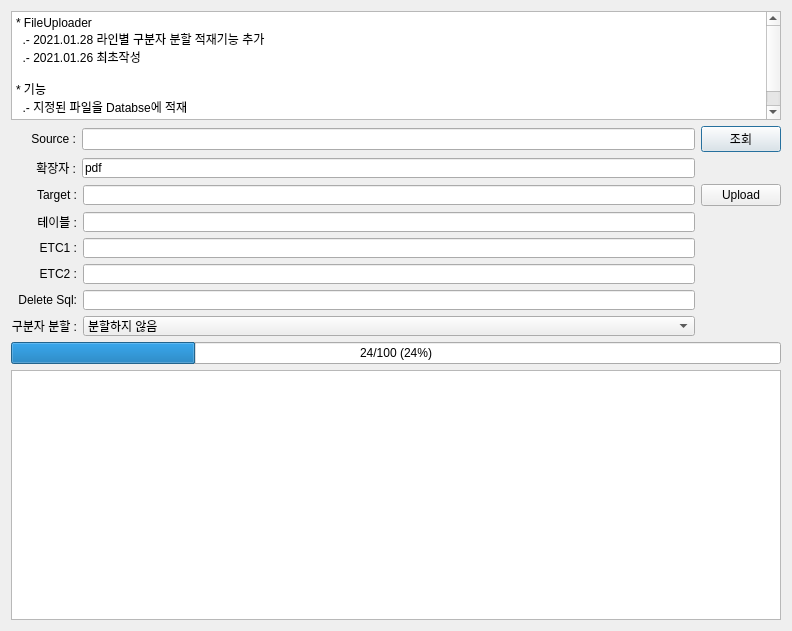
<?xml version="1.0" encoding="UTF-8"?>
<ui version="4.0">
 <class>Dialog</class>
 <widget class="QDialog" name="Dialog">
  <property name="geometry">
   <rect>
    <x>0</x>
    <y>0</y>
    <width>792</width>
    <height>631</height>
   </rect>
  </property>
  <property name="windowTitle">
   <string>Dialog</string>
  </property>
  <layout class="QVBoxLayout" name="verticalLayout">
   <item>
    <widget class="QPlainTextEdit" name="plainTextEdit">
     <property name="maximumSize">
      <size>
       <width>16777215</width>
       <height>109</height>
      </size>
     </property>
     <property name="plainText">
      <string>* FileUploader
  .- 2021.01.28 라인별 구분자 분할 적재기능 추가
  .- 2021.01.26 최초작성
  
* 기능
  .- 지정된 파일을 Databse에 적재</string>
     </property>
    </widget>
   </item>
   <item>
    <layout class="QGridLayout" name="gridLayout_2">
     <item row="1" column="0">
      <widget class="QLabel" name="label">
       <property name="text">
        <string>      Source :</string>
       </property>
       <property name="alignment">
        <set>Qt::AlignRight|Qt::AlignTrailing|Qt::AlignVCenter</set>
       </property>
      </widget>
     </item>
     <item row="1" column="1">
      <widget class="QLineEdit" name="txtSourceDir">
       <property name="minimumSize">
        <size>
         <width>0</width>
         <height>20</height>
        </size>
       </property>
      </widget>
     </item>
     <item row="2" column="1">
      <widget class="QLineEdit" name="txtExtend">
       <property name="maximumSize">
        <size>
         <width>16777215</width>
         <height>20</height>
        </size>
       </property>
       <property name="text">
        <string>pdf</string>
       </property>
      </widget>
     </item>
     <item row="2" column="0">
      <widget class="QLabel" name="label_3">
       <property name="text">
        <string>확장자 :</string>
       </property>
       <property name="alignment">
        <set>Qt::AlignRight|Qt::AlignTrailing|Qt::AlignVCenter</set>
       </property>
      </widget>
     </item>
     <item row="1" column="2">
      <widget class="QPushButton" name="btnView">
       <property name="text">
        <string>조회</string>
       </property>
      </widget>
     </item>
    </layout>
   </item>
   <item>
    <layout class="QGridLayout" name="gridLayout">
     <item row="2" column="3">
      <widget class="QLineEdit" name="txtEtc1">
       <property name="maximumSize">
        <size>
         <width>16777215</width>
         <height>20</height>
        </size>
       </property>
      </widget>
     </item>
     <item row="3" column="2">
      <widget class="QLabel" name="label_7">
       <property name="whatsThis">
        <string/>
       </property>
       <property name="text">
        <string>ETC2 :</string>
       </property>
       <property name="alignment">
        <set>Qt::AlignRight|Qt::AlignTrailing|Qt::AlignVCenter</set>
       </property>
      </widget>
     </item>
     <item row="1" column="2">
      <widget class="QLabel" name="label_4">
       <property name="text">
        <string>테이블 :</string>
       </property>
       <property name="alignment">
        <set>Qt::AlignRight|Qt::AlignTrailing|Qt::AlignVCenter</set>
       </property>
      </widget>
     </item>
     <item row="2" column="2">
      <widget class="QLabel" name="label_6">
       <property name="text">
        <string>ETC1 :</string>
       </property>
       <property name="alignment">
        <set>Qt::AlignRight|Qt::AlignTrailing|Qt::AlignVCenter</set>
       </property>
      </widget>
     </item>
     <item row="1" column="3">
      <widget class="QLineEdit" name="txtTableName">
       <property name="maximumSize">
        <size>
         <width>16777215</width>
         <height>20</height>
        </size>
       </property>
      </widget>
     </item>
     <item row="0" column="3">
      <widget class="QLineEdit" name="txtConnStr">
       <property name="maximumSize">
        <size>
         <width>16777215</width>
         <height>20</height>
        </size>
       </property>
      </widget>
     </item>
     <item row="0" column="2">
      <widget class="QLabel" name="label_2">
       <property name="text">
        <string>Target :</string>
       </property>
       <property name="alignment">
        <set>Qt::AlignRight|Qt::AlignTrailing|Qt::AlignVCenter</set>
       </property>
      </widget>
     </item>
     <item row="5" column="3">
      <widget class="QComboBox" name="cboSplit">
       <property name="maximumSize">
        <size>
         <width>16777215</width>
         <height>20</height>
        </size>
       </property>
       <item>
        <property name="text">
         <string>분할하지 않음</string>
        </property>
       </item>
       <item>
        <property name="text">
         <string>Comma</string>
        </property>
       </item>
       <item>
        <property name="text">
         <string>Tab</string>
        </property>
       </item>
       <item>
        <property name="text">
         <string>Space</string>
        </property>
       </item>
      </widget>
     </item>
     <item row="5" column="2">
      <widget class="QLabel" name="label_8">
       <property name="text">
        <string>구분자 분할 :</string>
       </property>
       <property name="alignment">
        <set>Qt::AlignRight|Qt::AlignTrailing|Qt::AlignVCenter</set>
       </property>
      </widget>
     </item>
     <item row="4" column="3">
      <widget class="QLineEdit" name="txtDeleteSql">
       <property name="maximumSize">
        <size>
         <width>16777215</width>
         <height>20</height>
        </size>
       </property>
      </widget>
     </item>
     <item row="4" column="2">
      <widget class="QLabel" name="label_5">
       <property name="text">
        <string> Delete Sql:</string>
       </property>
       <property name="alignment">
        <set>Qt::AlignRight|Qt::AlignTrailing|Qt::AlignVCenter</set>
       </property>
      </widget>
     </item>
     <item row="3" column="3">
      <widget class="QLineEdit" name="txtEtc2">
       <property name="maximumSize">
        <size>
         <width>16777215</width>
         <height>20</height>
        </size>
       </property>
      </widget>
     </item>
     <item row="0" column="4">
      <widget class="QPushButton" name="btnUpload">
       <property name="text">
        <string>Upload</string>
       </property>
      </widget>
     </item>
    </layout>
   </item>
   <item>
    <layout class="QVBoxLayout" name="verticalLayout_2">
     <item>
      <widget class="QProgressBar" name="progressBar">
       <property name="value">
        <number>24</number>
       </property>
       <property name="alignment">
        <set>Qt::AlignCenter</set>
       </property>
       <property name="format">
        <string>%v/%m (%p%)</string>
       </property>
      </widget>
     </item>
     <item>
      <widget class="QTableWidget" name="tblFiles"/>
     </item>
    </layout>
   </item>
  </layout>
 </widget>
 <resources/>
 <connections/>
</ui>
